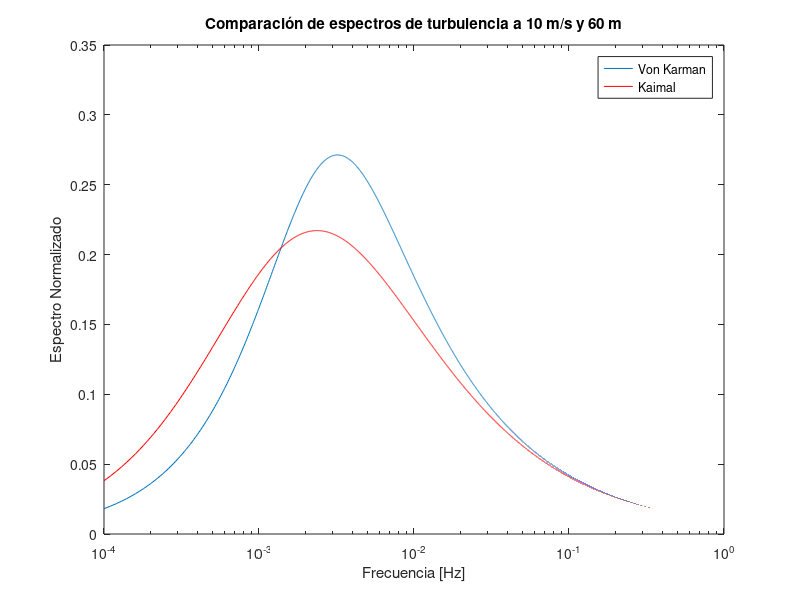

Write MATLAB code to recreate this figure.
% Dibujar el espectro de Kaimal vs. Von Karman
% Corresponden a la descripción estadística de las turbulencias
% ENTRADAS: velocidad del viento promedio en una hora (U) y altitud (h)
% LIMITACIONES: Solo la componente longitudinal

h = 60;
U = 10;

% Hasta aquí las entradas...

Lu2 = 0.3048*h/((0.0539+0.25e-3*h)^1.2);
Lu1 = 2.329*Lu2;

n = 0.0001:1e-5:1;

SuV = zeros(1,length(n)); %Espectro de Von Karman
SuK = zeros(1,length(n)); %Espectro de Kaimal

for i=1:length(n)

SuV(i) = 4*n(i)*Lu2/U/((1+70.8*(n(i)*Lu2/U)^2)^(5/6));
SuK(i) = 4*n(i)*Lu1/U/((1+6*(n(i)*Lu1/U))^(5/3));

end

semilogx (n,SuV)
hold on
semilogx (n,SuK,'r')

xlabel('Frecuencia [Hz]')
ylabel('Espectro Normalizado')

legend('Von Karman','Kaimal')
title('Comparación de espectros de turbulencia a 10 m/s y 60 m')

hold off